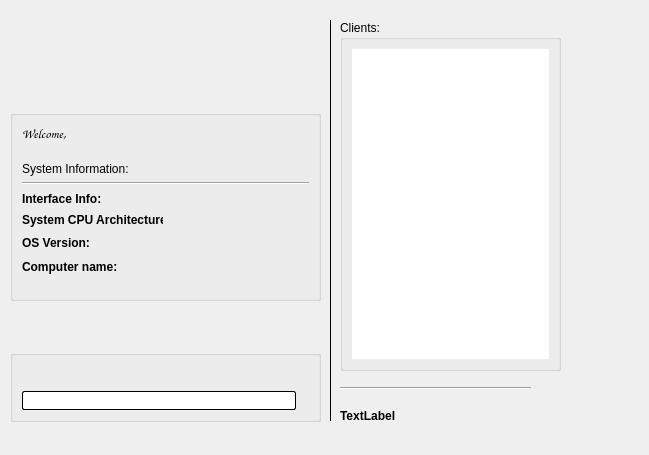
<?xml version="1.0" encoding="UTF-8"?>
<ui version="4.0">
 <class>Home</class>
 <widget class="QWidget" name="Home">
  <property name="geometry">
   <rect>
    <x>0</x>
    <y>0</y>
    <width>649</width>
    <height>455</height>
   </rect>
  </property>
  <property name="maximumSize">
   <size>
    <width>653</width>
    <height>455</height>
   </size>
  </property>
  <property name="acceptDrops">
   <bool>false</bool>
  </property>
  <property name="windowTitle">
   <string>Form</string>
  </property>
  <widget class="Line" name="line">
   <property name="geometry">
    <rect>
     <x>320</x>
     <y>20</y>
     <width>20</width>
     <height>401</height>
    </rect>
   </property>
   <property name="focusPolicy">
    <enum>Qt::NoFocus</enum>
   </property>
   <property name="styleSheet">
    <string notr="true">border-color: rgb(170, 170, 255);</string>
   </property>
   <property name="frameShadow">
    <enum>QFrame::Plain</enum>
   </property>
   <property name="lineWidth">
    <number>1</number>
   </property>
   <property name="midLineWidth">
    <number>1</number>
   </property>
   <property name="orientation">
    <enum>Qt::Vertical</enum>
   </property>
  </widget>
  <widget class="QGroupBox" name="groupBox">
   <property name="geometry">
    <rect>
     <x>10</x>
     <y>350</y>
     <width>311</width>
     <height>72</height>
    </rect>
   </property>
   <property name="title">
    <string/>
   </property>
   <layout class="QGridLayout" name="gridLayout">
    <item row="0" column="0">
     <widget class="QLabel" name="totalByteLabel">
      <property name="font">
       <font>
        <weight>75</weight>
        <bold>true</bold>
       </font>
      </property>
      <property name="text">
       <string/>
      </property>
     </widget>
    </item>
    <item row="0" column="1">
     <spacer name="horizontalSpacer">
      <property name="orientation">
       <enum>Qt::Horizontal</enum>
      </property>
      <property name="sizeHint" stdset="0">
       <size>
        <width>272</width>
        <height>20</height>
       </size>
      </property>
     </spacer>
    </item>
    <item row="1" column="0" colspan="2">
     <layout class="QHBoxLayout" name="horizontalLayout">
      <item>
       <widget class="QProgressBar" name="progressBar">
        <property name="styleSheet">
         <string notr="true">QProgressBar {
    border: 1px solid black;
    border-radius: 2px;
}
QProgressBar::chunk {
	background-color: rgb(85, 255, 0);
}
</string>
        </property>
        <property name="value">
         <number>0</number>
        </property>
        <property name="textVisible">
         <bool>false</bool>
        </property>
        <property name="invertedAppearance">
         <bool>false</bool>
        </property>
        <property name="format">
         <string>%p%</string>
        </property>
       </widget>
      </item>
      <item>
       <widget class="QLabel" name="freeSpace">
        <property name="font">
         <font>
          <weight>75</weight>
          <bold>true</bold>
         </font>
        </property>
        <property name="text">
         <string/>
        </property>
       </widget>
      </item>
     </layout>
    </item>
   </layout>
  </widget>
  <widget class="QGroupBox" name="groupBox_2">
   <property name="geometry">
    <rect>
     <x>340</x>
     <y>20</y>
     <width>221</width>
     <height>351</height>
    </rect>
   </property>
   <property name="title">
    <string>Clients:</string>
   </property>
   <layout class="QGridLayout" name="gridLayout_2">
    <item row="0" column="0">
     <layout class="QVBoxLayout" name="verticalLayout_2">
      <item>
       <widget class="QListWidget" name="listWidget">
        <property name="maximumSize">
         <size>
          <width>256</width>
          <height>380</height>
         </size>
        </property>
        <property name="frameShape">
         <enum>QFrame::NoFrame</enum>
        </property>
        <property name="lineWidth">
         <number>0</number>
        </property>
        <property name="selectionMode">
         <enum>QAbstractItemView::ExtendedSelection</enum>
        </property>
       </widget>
      </item>
     </layout>
    </item>
   </layout>
  </widget>
  <widget class="QLabel" name="label_4">
   <property name="geometry">
    <rect>
     <x>340</x>
     <y>390</y>
     <width>251</width>
     <height>51</height>
    </rect>
   </property>
   <property name="font">
    <font>
     <weight>75</weight>
     <bold>true</bold>
    </font>
   </property>
   <property name="text">
    <string>TextLabel</string>
   </property>
   <property name="wordWrap">
    <bool>true</bool>
   </property>
  </widget>
  <widget class="Line" name="line_2">
   <property name="geometry">
    <rect>
     <x>340</x>
     <y>380</y>
     <width>191</width>
     <height>16</height>
    </rect>
   </property>
   <property name="orientation">
    <enum>Qt::Horizontal</enum>
   </property>
  </widget>
  <widget class="QGroupBox" name="infoGroup">
   <property name="geometry">
    <rect>
     <x>10</x>
     <y>110</y>
     <width>311</width>
     <height>191</height>
    </rect>
   </property>
   <layout class="QVBoxLayout" name="verticalLayout">
    <item>
     <widget class="QLabel" name="userName">
      <property name="font">
       <font>
        <family>Comic Sans MS</family>
        <pointsize>10</pointsize>
        <weight>75</weight>
        <bold>true</bold>
       </font>
      </property>
      <property name="text">
       <string>Welcome, </string>
      </property>
      <property name="wordWrap">
       <bool>true</bool>
      </property>
     </widget>
    </item>
    <item>
     <spacer name="verticalSpacer">
      <property name="orientation">
       <enum>Qt::Vertical</enum>
      </property>
      <property name="sizeHint" stdset="0">
       <size>
        <width>330</width>
        <height>13</height>
       </size>
      </property>
     </spacer>
    </item>
    <item>
     <widget class="QLabel" name="label_3">
      <property name="text">
       <string>System Information:</string>
      </property>
      <property name="wordWrap">
       <bool>true</bool>
      </property>
     </widget>
    </item>
    <item>
     <widget class="Line" name="line_3">
      <property name="orientation">
       <enum>Qt::Horizontal</enum>
      </property>
     </widget>
    </item>
    <item>
     <layout class="QHBoxLayout" name="horizontalLayout_5">
      <item>
       <widget class="QLabel" name="label_8">
        <property name="font">
         <font>
          <weight>75</weight>
          <bold>true</bold>
         </font>
        </property>
        <property name="text">
         <string>Interface Info:</string>
        </property>
        <property name="wordWrap">
         <bool>false</bool>
        </property>
        <property name="openExternalLinks">
         <bool>false</bool>
        </property>
       </widget>
      </item>
      <item>
       <widget class="QLabel" name="systemInfo">
        <property name="minimumSize">
         <size>
          <width>211</width>
          <height>16</height>
         </size>
        </property>
        <property name="font">
         <font>
          <pointsize>8</pointsize>
          <weight>50</weight>
          <bold>false</bold>
         </font>
        </property>
        <property name="text">
         <string/>
        </property>
        <property name="wordWrap">
         <bool>true</bool>
        </property>
       </widget>
      </item>
     </layout>
    </item>
    <item>
     <layout class="QHBoxLayout" name="horizontalLayout_2">
      <item>
       <widget class="QLabel" name="label">
        <property name="font">
         <font>
          <weight>75</weight>
          <bold>true</bold>
         </font>
        </property>
        <property name="text">
         <string>System CPU Architecture:</string>
        </property>
       </widget>
      </item>
      <item>
       <widget class="QLabel" name="label_2">
        <property name="minimumSize">
         <size>
          <width>146</width>
          <height>14</height>
         </size>
        </property>
        <property name="font">
         <font>
          <weight>50</weight>
          <bold>false</bold>
         </font>
        </property>
        <property name="text">
         <string/>
        </property>
        <property name="wordWrap">
         <bool>true</bool>
        </property>
       </widget>
      </item>
     </layout>
    </item>
    <item>
     <layout class="QHBoxLayout" name="horizontalLayout_3">
      <item>
       <widget class="QLabel" name="label_6">
        <property name="font">
         <font>
          <weight>75</weight>
          <bold>true</bold>
         </font>
        </property>
        <property name="text">
         <string>OS Version:</string>
        </property>
       </widget>
      </item>
      <item>
       <widget class="QLabel" name="label_5">
        <property name="minimumSize">
         <size>
          <width>231</width>
          <height>20</height>
         </size>
        </property>
        <property name="font">
         <font>
          <weight>50</weight>
          <bold>false</bold>
         </font>
        </property>
        <property name="text">
         <string/>
        </property>
        <property name="wordWrap">
         <bool>true</bool>
        </property>
       </widget>
      </item>
     </layout>
    </item>
    <item>
     <layout class="QHBoxLayout" name="horizontalLayout_4">
      <item>
       <widget class="QLabel" name="label_7">
        <property name="font">
         <font>
          <weight>75</weight>
          <bold>true</bold>
         </font>
        </property>
        <property name="text">
         <string>Computer name:</string>
        </property>
       </widget>
      </item>
      <item>
       <widget class="QLabel" name="hostName">
        <property name="minimumSize">
         <size>
          <width>231</width>
          <height>16</height>
         </size>
        </property>
        <property name="font">
         <font>
          <weight>50</weight>
          <bold>false</bold>
         </font>
        </property>
        <property name="text">
         <string/>
        </property>
       </widget>
      </item>
     </layout>
    </item>
    <item>
     <spacer name="verticalSpacer_2">
      <property name="orientation">
       <enum>Qt::Vertical</enum>
      </property>
      <property name="sizeHint" stdset="0">
       <size>
        <width>330</width>
        <height>13</height>
       </size>
      </property>
     </spacer>
    </item>
   </layout>
  </widget>
  <widget class="QWidget" name="layoutWidget">
   <property name="geometry">
    <rect>
     <x>20</x>
     <y>310</y>
     <width>140</width>
     <height>40</height>
    </rect>
   </property>
   <layout class="QHBoxLayout" name="horizontalLayout_6">
    <property name="sizeConstraint">
     <enum>QLayout::SetFixedSize</enum>
    </property>
    <item>
     <widget class="QPushButton" name="sendFile">
      <property name="enabled">
       <bool>false</bool>
      </property>
      <property name="toolTip">
       <string>&lt;html&gt;&lt;head/&gt;&lt;body&gt;&lt;p&gt;Send file(s)&lt;/p&gt;&lt;/body&gt;&lt;/html&gt;</string>
      </property>
      <property name="text">
       <string/>
      </property>
      <property name="icon">
       <iconset resource="resources.qrc">
        <normaloff>:/image/send-file-128.png</normaloff>:/image/send-file-128.png</iconset>
      </property>
      <property name="iconSize">
       <size>
        <width>30</width>
        <height>30</height>
       </size>
      </property>
      <property name="flat">
       <bool>true</bool>
      </property>
     </widget>
    </item>
    <item>
     <widget class="QPushButton" name="joinConnection">
      <property name="toolTip">
       <string>&lt;html&gt;&lt;head/&gt;&lt;body&gt;&lt;p&gt;Connect to to host&lt;/p&gt;&lt;/body&gt;&lt;/html&gt;</string>
      </property>
      <property name="text">
       <string/>
      </property>
      <property name="icon">
       <iconset resource="resources.qrc">
        <normaloff>:/image/connect-icon.png</normaloff>:/image/connect-icon.png</iconset>
      </property>
      <property name="iconSize">
       <size>
        <width>30</width>
        <height>30</height>
       </size>
      </property>
      <property name="checkable">
       <bool>true</bool>
      </property>
      <property name="default">
       <bool>false</bool>
      </property>
      <property name="flat">
       <bool>true</bool>
      </property>
     </widget>
    </item>
    <item>
     <widget class="QPushButton" name="hostConnection">
      <property name="text">
       <string/>
      </property>
      <property name="icon">
       <iconset resource="resources.qrc">
        <normaloff>:/image/add-user-2-512.png</normaloff>:/image/add-user-2-512.png</iconset>
      </property>
      <property name="iconSize">
       <size>
        <width>30</width>
        <height>30</height>
       </size>
      </property>
      <property name="checkable">
       <bool>true</bool>
      </property>
      <property name="flat">
       <bool>true</bool>
      </property>
     </widget>
    </item>
   </layout>
  </widget>
  <zorder>groupBox</zorder>
  <zorder>line</zorder>
  <zorder>layoutWidget</zorder>
  <zorder>infoGroup</zorder>
  <zorder>groupBox_2</zorder>
  <zorder>label_4</zorder>
  <zorder>line_2</zorder>
 </widget>
 <resources>
  <include location="resources.qrc"/>
 </resources>
 <connections/>
</ui>
